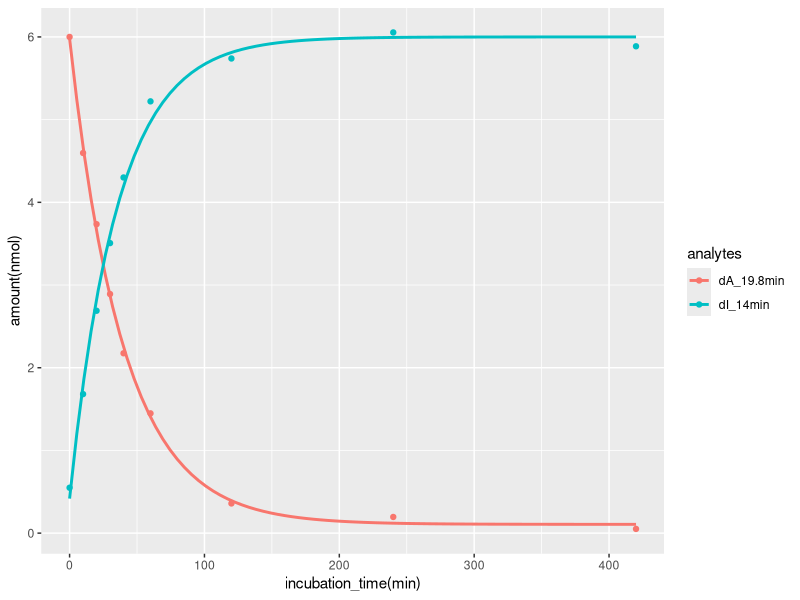
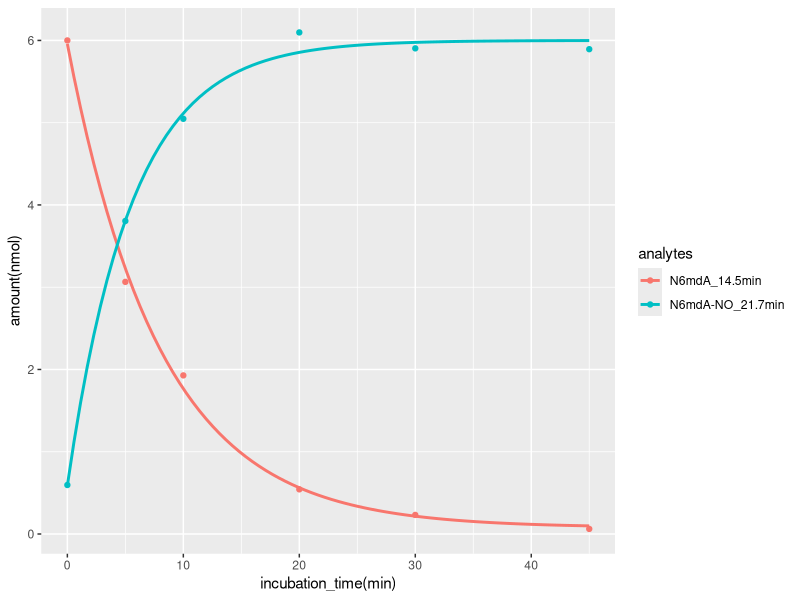
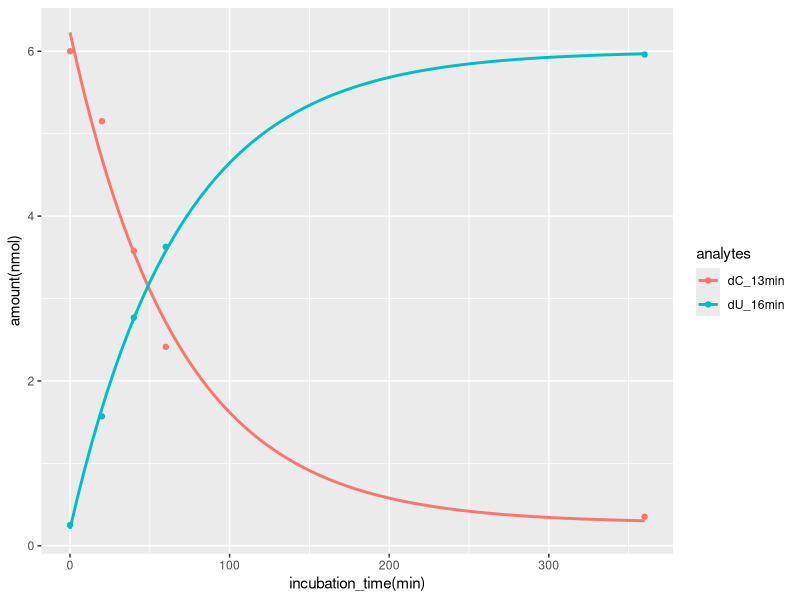
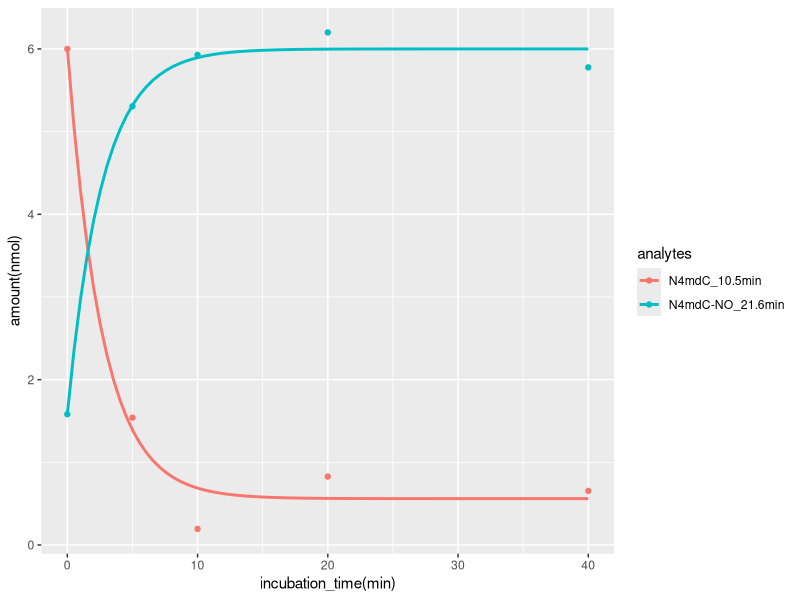
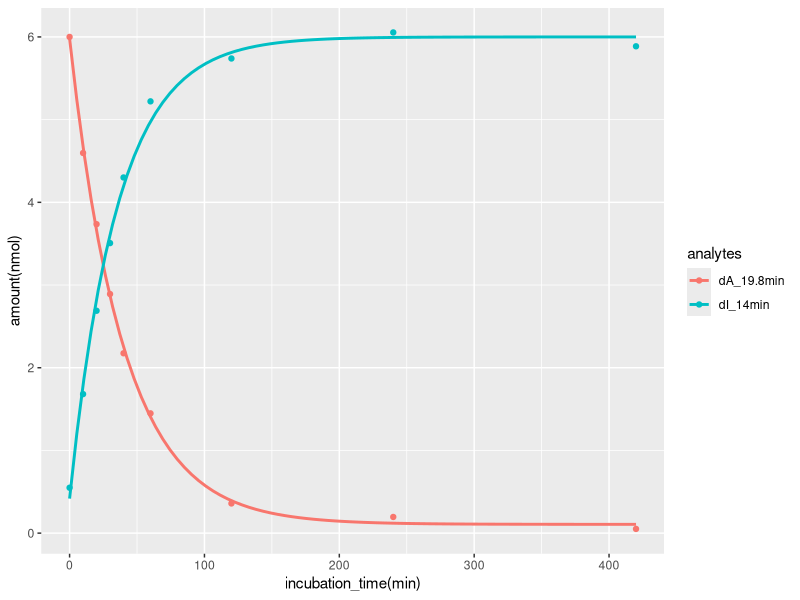
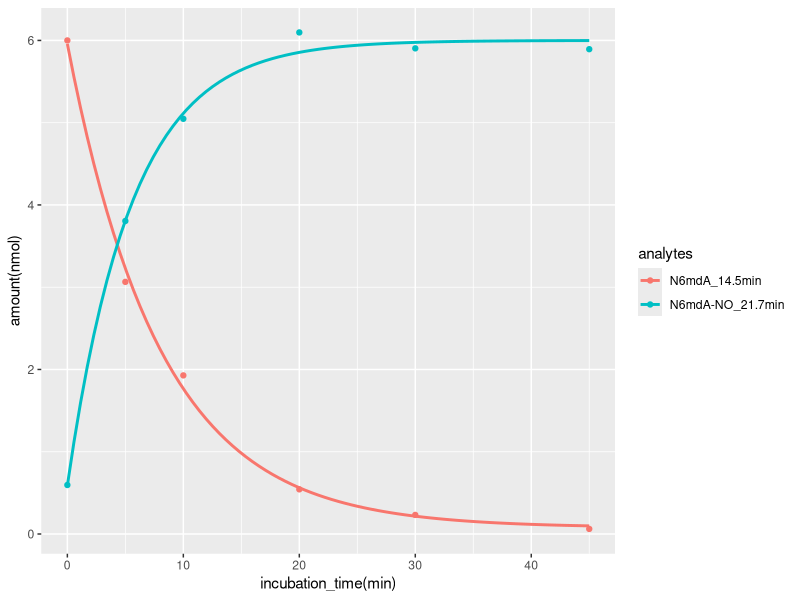
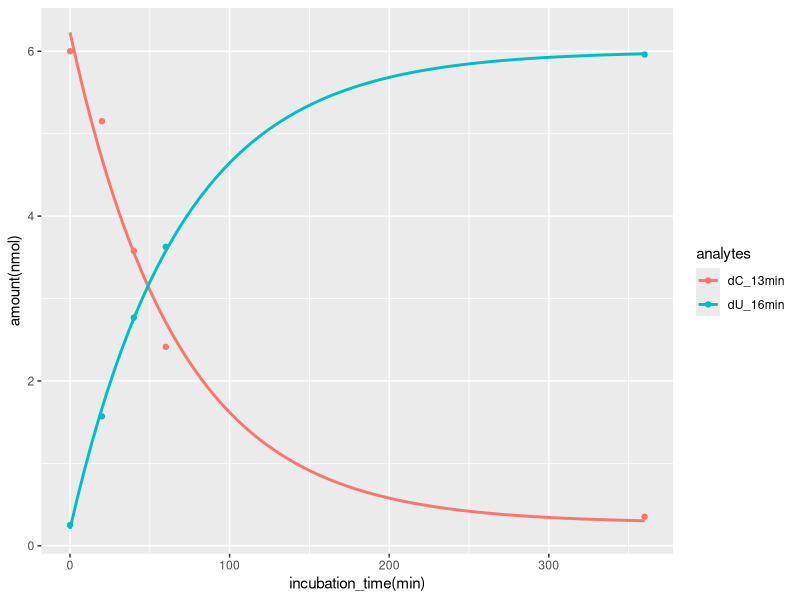
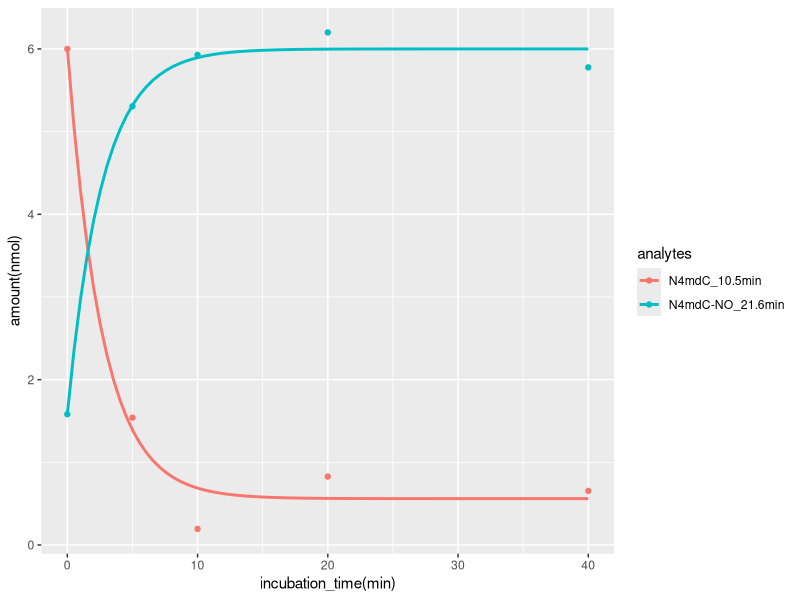

R code for these plots, in order:
library(readxl)
library(tidyverse)


# setwd('yourDirectory/inVitroNitriteReactionsData/')


# 220326_dA -----
dA <- read_xlsx('./nitrite_dN_reactions.xlsx', sheet = '220326_dA', range = 'R1C1:R10C3') %>% 
  pivot_longer(cols = -`incubation_time(min)`, names_to = 'analytes', values_to = 'peakArea')

reactant_max <- dA %>% filter(analytes == factor(dA$analytes) %>% levels(.) %>% .[1]) %>% summarize(max(peakArea)) %>% .[[1]]

p <- nls(peakArea ~ SSasymp(`incubation_time(min)`, asym, resp0, lrc), data = dA %>% filter(analytes == factor(dA$analytes) %>% levels(.) %>% .[2])) # dI_14min
product_asym <- summary(p)$parameters[1] # obtain asymptote of product

dA <- dA %>% mutate(`amount(nmol)` = if_else(analytes == factor(dA$analytes) %>% levels(.) %>% .[1], peakArea / reactant_max * 6, peakArea / product_asym * 6)) # calc amount in nmol. total reactant 1 nmol/uL x 6 uL = 6 nmol

dA %>% 
  ggplot(aes(x = `incubation_time(min)`, y = `amount(nmol)`, color = analytes)) + 
  geom_point()+
  geom_smooth(data = . %>% filter(analytes == factor(dA$analytes) %>% levels(.) %>% .[1]), se = FALSE, method = "nls", formula = y ~ SSasymp(x, asym, resp0, lrc))+
  geom_smooth(data = . %>% filter(analytes == factor(dA$analytes) %>% levels(.) %>% .[2]), se = FALSE, method = "nls", formula =  y ~ SSasymp(x, asym, resp0, lrc))

ggsave('./graphs/dArxn.svg', device = 'svg', width = 2000, height = 1236, units = 'px')


# 220323_N6mdA ------
N6mdA <- read_xlsx('./nitrite_dN_reactions.xlsx', sheet = '220323_N6mdA', range = 'R1C1:R7C3') %>% 
  pivot_longer(cols = -`incubation_time(min)`, names_to = 'analytes', values_to = 'peakArea')

reactant_max <- N6mdA %>% filter(analytes == factor(N6mdA$analytes) %>% levels(.) %>% .[1]) %>% summarize(max(peakArea)) %>% .[[1]]

p <- nls(peakArea ~ SSasymp(`incubation_time(min)`, asym, resp0, lrc), data = N6mdA %>% filter(analytes == factor(N6mdA$analytes) %>% levels(.) %>% .[2])) # dI_14min
product_asym <- summary(p)$parameters[1] # obtain asymptote of product

N6mdA <- N6mdA %>% mutate(`amount(nmol)` = if_else(analytes == factor(N6mdA$analytes) %>% levels(.) %>% .[1], peakArea / reactant_max * 6, peakArea / product_asym * 6)) # calc amount in nmol. total reactant 1 nmol/uL x 6 uL = 6 nmol

N6mdA %>% 
  ggplot(aes(x = `incubation_time(min)`, y = `amount(nmol)`, color = analytes)) + 
  geom_point()+
  geom_smooth(data = . %>% filter(analytes == factor(N6mdA$analytes) %>% levels(.) %>% .[1]), se = FALSE, method = "nls", formula = y ~ SSasymp(x, asym, resp0, lrc))+
  geom_smooth(data = . %>% filter(analytes == factor(N6mdA$analytes) %>% levels(.) %>% .[2]), se = FALSE, method = "nls", formula =  y ~ SSasymp(x, asym, resp0, lrc))

ggsave('./graphs/N6mdArxn.svg', device = 'svg', width = 2000, height = 1236, units = 'px')


# 220331_dC -----
dC <- read_xlsx('./nitrite_dN_reactions.xlsx', sheet = '220331_dC', range = 'R1C1:R6C3') %>% 
  pivot_longer(cols = -`incubation_time(min)`, names_to = 'analytes', values_to = 'peakArea')

reactant_max <- dC %>% filter(analytes == factor(dC$analytes) %>% levels(.) %>% .[1]) %>% summarize(max(peakArea)) %>% .[[1]]

p <- nls(peakArea ~ SSasymp(`incubation_time(min)`, asym, resp0, lrc), data = dC %>% filter(analytes == factor(dC$analytes) %>% levels(.) %>% .[2])) # dI_14min
product_asym <- summary(p)$parameters[1] # obtain asymptote of product

dC <- dC %>% mutate(`amount(nmol)` = if_else(analytes == factor(dC$analytes) %>% levels(.) %>% .[1], peakArea / reactant_max * 6, peakArea / product_asym * 6)) # calc amount in nmol. total reactant 1 nmol/uL x 6 uL = 6 nmol

dC %>% 
  ggplot(aes(x = `incubation_time(min)`, y = `amount(nmol)`, color = analytes)) + 
  geom_point()+
  geom_smooth(data = . %>% filter(analytes == factor(dC$analytes) %>% levels(.) %>% .[1]), se = FALSE, method = "nls", formula = y ~ SSasymp(x, asym, resp0, lrc))+
  geom_smooth(data = . %>% filter(analytes == factor(dC$analytes) %>% levels(.) %>% .[2]), se = FALSE, method = "nls", formula =  y ~ SSasymp(x, asym, resp0, lrc))

ggsave('./graphs/dCrxn.svg', device = 'svg', width = 2000, height = 1236, units = 'px')


# 220320_N4mdC ------
N4mdC <- read_xlsx('./nitrite_dN_reactions.xlsx', sheet = '220320_N4mdC', range = 'R1C1:R6C3') %>% 
  pivot_longer(cols = -`incubation_time(min)`, names_to = 'analytes', values_to = 'peakArea')

reactant_max <- N4mdC %>% filter(analytes == factor(N4mdC$analytes) %>% levels(.) %>% .[1]) %>% summarize(max(peakArea)) %>% .[[1]]

p <- nls(peakArea ~ SSasymp(`incubation_time(min)`, asym, resp0, lrc), data = N4mdC %>% filter(analytes == factor(N4mdC$analytes) %>% levels(.) %>% .[2])) # dI_14min
product_asym <- summary(p)$parameters[1] # obtain asymptote of product

N4mdC <- N4mdC %>% mutate(`amount(nmol)` = if_else(analytes == factor(N4mdC$analytes) %>% levels(.) %>% .[1], peakArea / reactant_max * 6, peakArea / product_asym * 6)) # calc amount in nmol. total reactant 1 nmol/uL x 6 uL = 6 nmol

N4mdC %>% 
  ggplot(aes(x = `incubation_time(min)`, y = `amount(nmol)`, color = analytes)) + 
  geom_point()+
  geom_smooth(data = . %>% filter(analytes == factor(N4mdC$analytes) %>% levels(.) %>% .[1]), se = FALSE, method = "nls", formula = y ~ SSasymp(x, asym, resp0, lrc))+
  geom_smooth(data = . %>% filter(analytes == factor(N4mdC$analytes) %>% levels(.) %>% .[2]), se = FALSE, method = "nls", formula =  y ~ SSasymp(x, asym, resp0, lrc))

ggsave('./graphs/N4mdCrxn.svg', device = 'svg', width = 2000, height = 1236, units = 'px')
